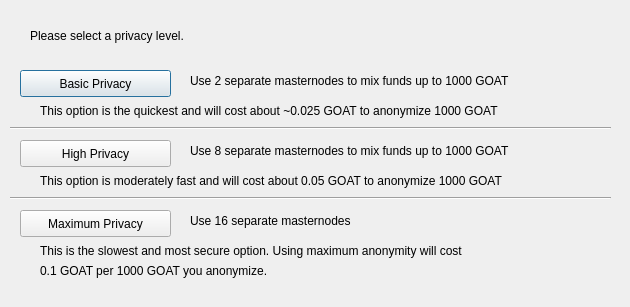
<?xml version="1.0" encoding="UTF-8"?>
<ui version="4.0">
 <class>DarksendConfig</class>
 <widget class="QDialog" name="DarksendConfig">
  <property name="geometry">
   <rect>
    <x>0</x>
    <y>0</y>
    <width>630</width>
    <height>307</height>
   </rect>
  </property>
  <property name="windowTitle">
   <string>Configure Darksend</string>
  </property>
  <widget class="QPushButton" name="buttonBasic">
   <property name="geometry">
    <rect>
     <x>20</x>
     <y>70</y>
     <width>151</width>
     <height>27</height>
    </rect>
   </property>
   <property name="text">
    <string>Basic Privacy</string>
   </property>
  </widget>
  <widget class="QPushButton" name="buttonHigh">
   <property name="geometry">
    <rect>
     <x>20</x>
     <y>140</y>
     <width>151</width>
     <height>27</height>
    </rect>
   </property>
   <property name="text">
    <string>High Privacy</string>
   </property>
  </widget>
  <widget class="QPushButton" name="buttonMax">
   <property name="geometry">
    <rect>
     <x>20</x>
     <y>210</y>
     <width>151</width>
     <height>27</height>
    </rect>
   </property>
   <property name="text">
    <string>Maximum Privacy</string>
   </property>
  </widget>
  <widget class="QLabel" name="label">
   <property name="geometry">
    <rect>
     <x>30</x>
     <y>20</y>
     <width>571</width>
     <height>31</height>
    </rect>
   </property>
   <property name="text">
    <string>Please select a privacy level.</string>
   </property>
  </widget>
  <widget class="QLabel" name="label_2">
   <property name="geometry">
    <rect>
     <x>190</x>
     <y>70</y>
     <width>421</width>
     <height>21</height>
    </rect>
   </property>
   <property name="text">
    <string>Use 2 separate masternodes to mix funds up to 1000 GOAT</string>
   </property>
  </widget>
  <widget class="QLabel" name="label_3">
   <property name="geometry">
    <rect>
     <x>190</x>
     <y>140</y>
     <width>411</width>
     <height>21</height>
    </rect>
   </property>
   <property name="text">
    <string>Use 8 separate masternodes to mix funds up to 1000 GOAT</string>
   </property>
  </widget>
  <widget class="QLabel" name="label_4">
   <property name="geometry">
    <rect>
     <x>190</x>
     <y>210</y>
     <width>421</width>
     <height>21</height>
    </rect>
   </property>
   <property name="text">
    <string>Use 16 separate masternodes</string>
   </property>
  </widget>
  <widget class="QLabel" name="label_6">
   <property name="geometry">
    <rect>
     <x>40</x>
     <y>100</y>
     <width>561</width>
     <height>21</height>
    </rect>
   </property>
   <property name="text">
    <string>This option is the quickest and will cost about ~0.025 GOAT to anonymize 1000 GOAT</string>
   </property>
  </widget>
  <widget class="QLabel" name="label_7">
   <property name="geometry">
    <rect>
     <x>40</x>
     <y>170</y>
     <width>561</width>
     <height>21</height>
    </rect>
   </property>
   <property name="text">
    <string>This option is moderately fast and will cost about 0.05 GOAT to anonymize 1000 GOAT</string>
   </property>
  </widget>
  <widget class="QLabel" name="label_8">
   <property name="geometry">
    <rect>
     <x>40</x>
     <y>240</y>
     <width>561</width>
     <height>21</height>
    </rect>
   </property>
   <property name="text">
    <string>This is the slowest and most secure option. Using maximum anonymity will cost</string>
   </property>
  </widget>
  <widget class="QLabel" name="label_9">
   <property name="geometry">
    <rect>
     <x>40</x>
     <y>260</y>
     <width>561</width>
     <height>21</height>
    </rect>
   </property>
   <property name="text">
    <string>0.1 GOAT per 1000 GOAT you anonymize.</string>
   </property>
  </widget>
  <widget class="Line" name="line">
   <property name="geometry">
    <rect>
     <x>10</x>
     <y>120</y>
     <width>601</width>
     <height>16</height>
    </rect>
   </property>
   <property name="orientation">
    <enum>Qt::Horizontal</enum>
   </property>
  </widget>
  <widget class="Line" name="line_2">
   <property name="geometry">
    <rect>
     <x>10</x>
     <y>190</y>
     <width>601</width>
     <height>16</height>
    </rect>
   </property>
   <property name="orientation">
    <enum>Qt::Horizontal</enum>
   </property>
  </widget>
 </widget>
 <resources/>
 <connections/>
</ui>
